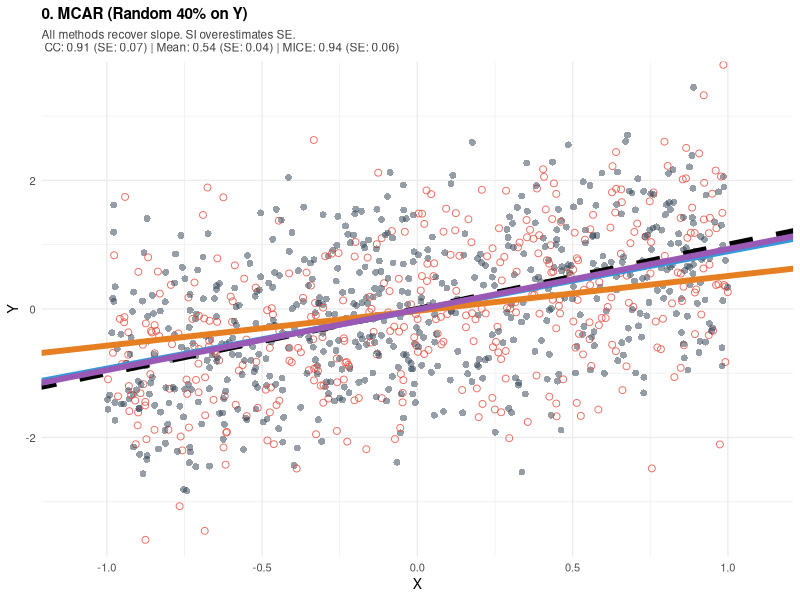
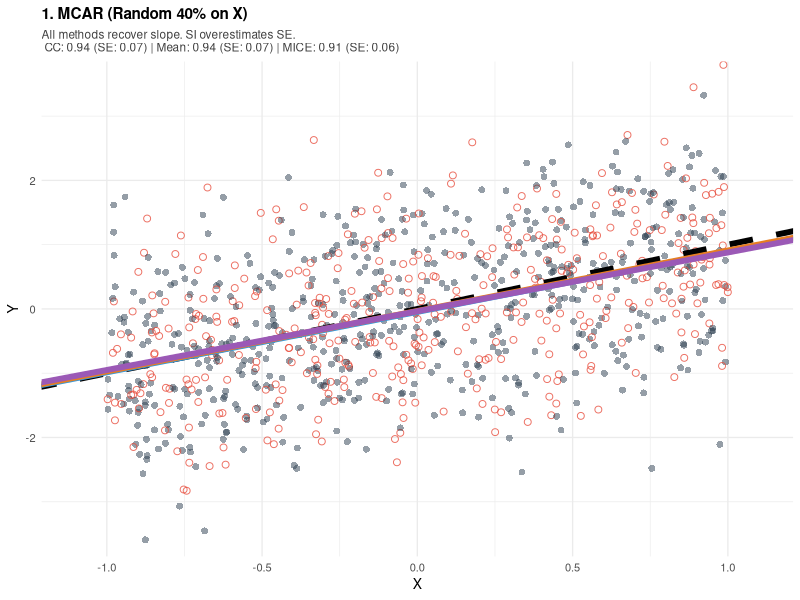
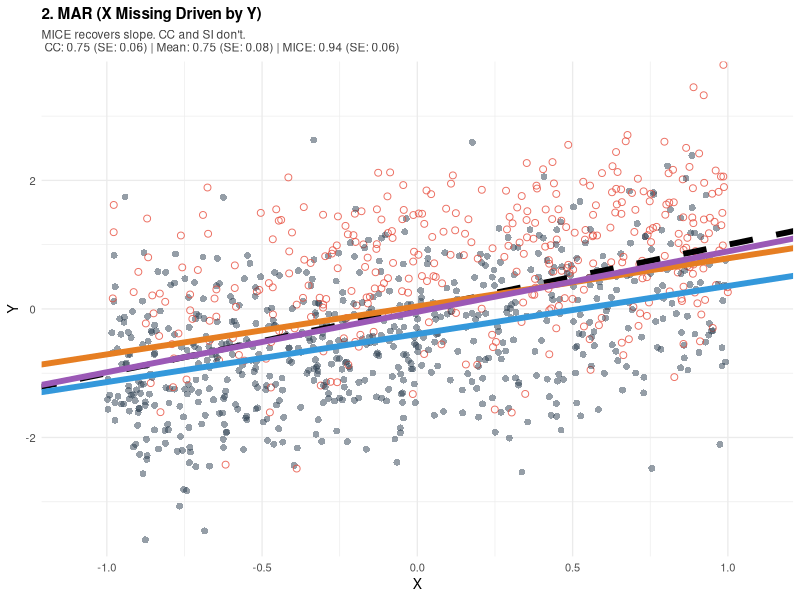
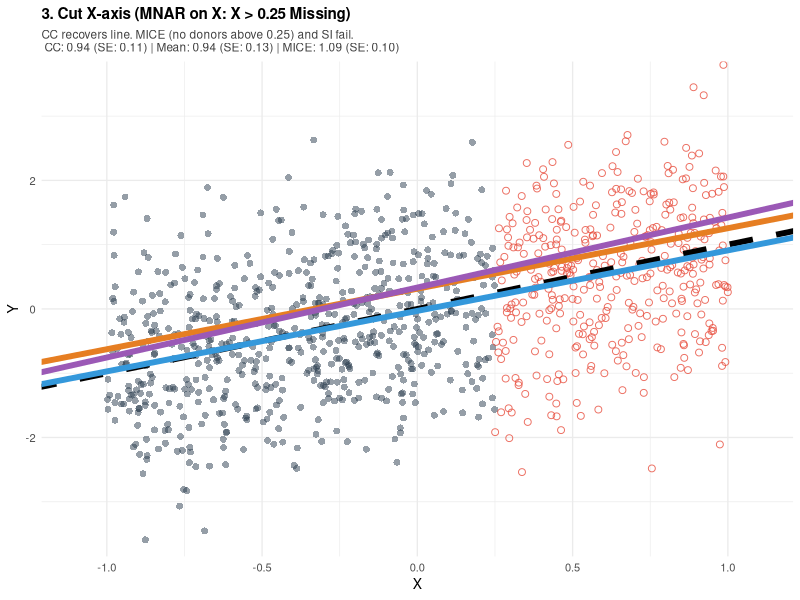
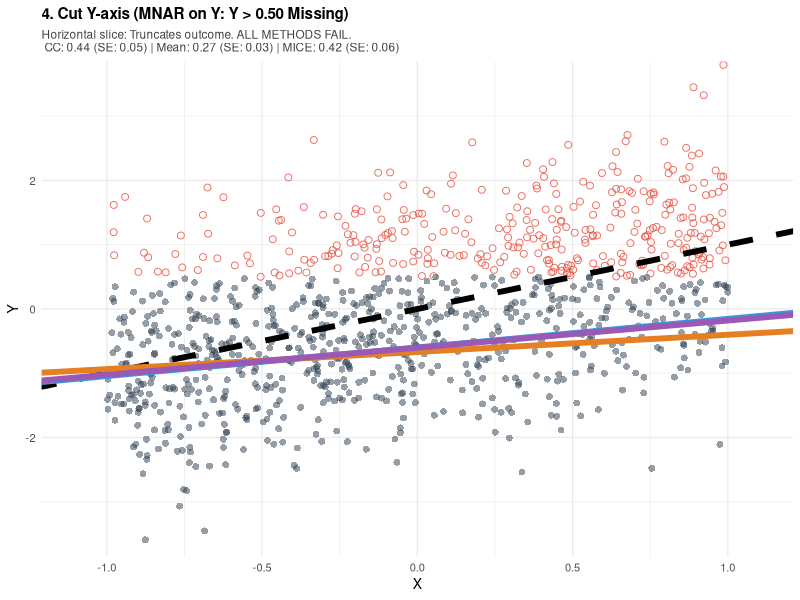

Generate these figures, in order, with R:
library(dplyr)
library(ggplot2)
library(mice)
library(patchwork)

set.seed(0)

# ==============================================================================
# 0. Generate Clean Data (N = 600)
# ==============================================================================
n <- 1000
x <- runif(n, min = -1, max = 1)
y <- x + rnorm(n, mean = 0, sd = 1)

toy_clean <- tibble(x = x, y = y)

# Baseline fit on complete data
fit_clean <- lm(y ~ x, data = toy_clean)
cat("Ground Truth Fit: Intercept =", round(coef(fit_clean)[1], 2), 
    "| Slope =", round(coef(fit_clean)[2], 2), "\n\n")

# ==============================================================================
# 1. Define the 4 Missingness Regimes
# ==============================================================================

# Scenario 0: MCAR (40% random drop on Y)
m_mcary <- rbinom(n, size = 1, prob = 0.40) == 1

# Scenario 1: MCAR (40% random drop on X)
m_mcar <- rbinom(n, size = 1, prob = 0.40) == 1

# Scenario 2: MAR (Missingness in X depends on observed Y)
prob_mar <- plogis(-0.8 + 1.2 * y)
m_mar    <- rbinom(n, size = 1, prob = prob_mar) == 1

# Scenario 3: Cut X-axis (MNAR on X: all X > 0.25 missing)
m_cut_x  <- x > 0.25

# Scenario 4: Cut Y-axis (MNAR on Y: all Y > 0.50 missing)
m_cut_y  <- y > 0.50


# ==============================================================================
# 2. Helper Engine: Impute, Fit Models, and Return Slopes + Plot
# ==============================================================================
analyze_scenario <- function(df_raw, missing_mask, missing_var = "x", 
                             title_text, subtitle_text) {
  
  # Inject missingness
  df_incomp <- df_raw
  df_incomp[[missing_var]][missing_mask] <- NA_real_
  
  # A. Complete Cases (Listwise Deletion)
  fit_cc  <- lm(y ~ x, data = df_incomp)
  b1_cc   <- coef(fit_cc)["x"]
  b0_cc   <- coef(fit_cc)["(Intercept)"]
  se_cc   <- summary(fit_cc)$coefficients["x", "Std. Error"]
  
  # B. Mean Imputation
  df_mean <- df_incomp
  df_mean[[missing_var]][is.na(df_mean[[missing_var]])] <- mean(df_mean[[missing_var]], na.rm = TRUE)
  fit_mean <- lm(y ~ x, data = df_mean)
  b1_mean  <- coef(fit_mean)["x"]
  b0_mean  <- coef(fit_mean)["(Intercept)"]
  se_mean  <- summary(fit_mean)$coefficients["x", "Std. Error"]
  
  # C. MICE (m = 10, PMM)
  imp_mice <- mice(df_incomp, m = 10, method = "pmm", printFlag = FALSE, seed = 123)
  fit_mice <- with(imp_mice, lm(y ~ x))
  pooled   <- summary(pool(fit_mice))
  b1_mice  <- pooled$estimate[pooled$term == "x"]
  b0_mice  <- pooled$estimate[pooled$term == "(Intercept)"]
  se_mice  <- pooled$std.error[pooled$term == "x"]
  
  # Prepare plotting data
  df_plot <- df_raw |>
    mutate(Status = if_else(missing_mask, "Removed (Missing)", "Observed"))
  
  # Summary text showing both Slope and SE for each method
  slope_summary <- sprintf("CC: %.2f (SE: %.2f) | Mean: %.2f (SE: %.2f) | MICE: %.2f (SE: %.2f)", 
                           b1_cc, se_cc, b1_mean, se_mean, b1_mice, se_mice)
  
  # Scatter plot with highlighted missing points and fitted lines
  p <- ggplot(df_plot, aes(x = x, y = y)) +
    # Points: Observed in slate-blue, Removed in red circles
    geom_point(aes(color = Status, shape = Status, alpha = Status), size = 2) +
    scale_color_manual(values = c("Observed" = "#2c3e50", "Removed (Missing)" = "#e74c3c")) +
    scale_shape_manual(values = c("Observed" = 16, "Removed (Missing)" = 1)) +
    scale_alpha_manual(values = c("Observed" = 0.5, "Removed (Missing)" = 0.8)) +
    
    # 1. True DGP Line (Black Dashed)
    geom_abline(intercept = 0, slope = 1, linetype = "dashed", color = "black", linewidth = 2) +
    
    # 2. Complete Cases Line (Blue)
    geom_abline(intercept = b0_cc, slope = b1_cc, color = "#3498db", linewidth = 2) +
    
    # 3. Mean Imputation Line (Orange)
    geom_abline(intercept = b0_mean, slope = b1_mean, color = "#e67e22", linewidth = 2) +
    
    # 4. MICE Line (Purple)
    geom_abline(intercept = b0_mice, slope = b1_mice, color = "#9b59b6", linewidth = 2) +
    
    coord_cartesian(xlim = c(-1.1, 1.1), ylim = c(-3.5, 3.5)) +
    labs(
      title = title_text,
      subtitle = paste(subtitle_text, "\n", slope_summary),
      x = "X", y = "Y"
    ) +
    theme_minimal(base_size = 10) +
    theme(
      legend.position = "none",
      plot.title = element_text(face = "bold", size = 11),
      plot.subtitle = element_text(size = 8.5, color = "gray25")
    )
  
  list(
    plot = p,
    slopes = tibble(
      Scenario = title_text,
      CC = b1_cc, CC_SE = se_cc,
      Mean = b1_mean, Mean_SE = se_mean,
      MICE = b1_mice, MICE_SE = se_mice
    )
  )
}

# ==============================================================================
# 3. Execute the 4 Scenarios
# ==============================================================================


# Scenario 1: MCAR
res0 <- analyze_scenario(
  toy_clean, m_mcary, missing_var = "y",
  title_text = "0. MCAR (Random 40% on Y)",
  subtitle_text = "All methods recover slope. SI overestimates SE.  "
)
plot(res0$plot)

# Scenario 1: MCAR
res1 <- analyze_scenario(
  toy_clean, m_mcar, missing_var = "x",
  title_text = "1. MCAR (Random 40% on X)",
  subtitle_text = "All methods recover slope. SI overestimates SE.  "
)
plot(res1$plot)

# Scenario 2: MAR (Outcome-dependent)
res2 <- analyze_scenario(
  toy_clean, m_mar, missing_var = "x",
  title_text = "2. MAR (X Missing Driven by Y)",
  subtitle_text = "MICE recovers slope. CC and SI don't."
)
plot(res2$plot)

# Scenario 3: Cut X-axis (MNAR on X)
res3 <- analyze_scenario(
  toy_clean, m_cut_x, missing_var = "x",
  title_text = "3. Cut X-axis (MNAR on X: X > 0.25 Missing)",
  subtitle_text = "CC recovers line. MICE (no donors above 0.25) and SI fail."
)
plot(res3$plot)

# Scenario 4: Cut Y-axis (MNAR on Y)
res4 <- analyze_scenario(
  toy_clean, m_cut_y, missing_var = "y",
  title_text = "4. Cut Y-axis (MNAR on Y: Y > 0.50 Missing)",
  subtitle_text = "Horizontal slice: Truncates outcome. ALL METHODS FAIL."
)
plot(res4$plot)
